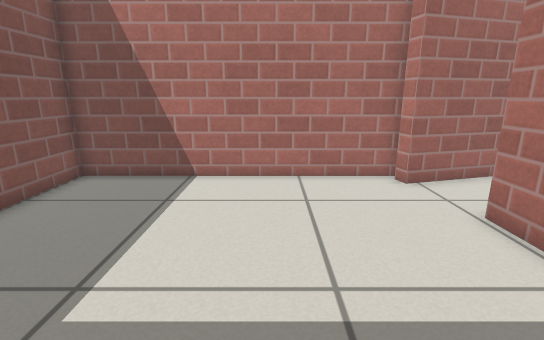
[1] (above)

17 first-person views from a walk through a robot-simulator world made for Gazebo. The camera is 0.72 m above the floor, tilts 14° down and sees 85° across. Floor lines are 1 m apart. The floor is counted in squares, 0.25 m on a side. Each view is taken from the middle of a square. On the plan, view 1 faces up. The plan holds only what a view shows up to about 20 squares ahead; the rest is blank. The place goes on beyond the plan. Gazebo's built-in surfaces are drawn with simple patterns.

[2]
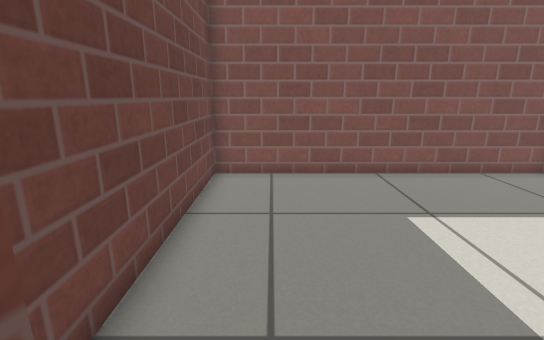

[3]
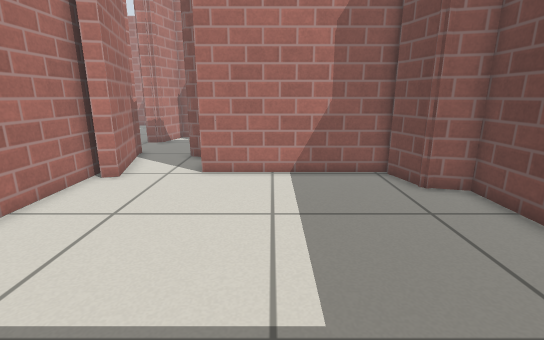

[4]
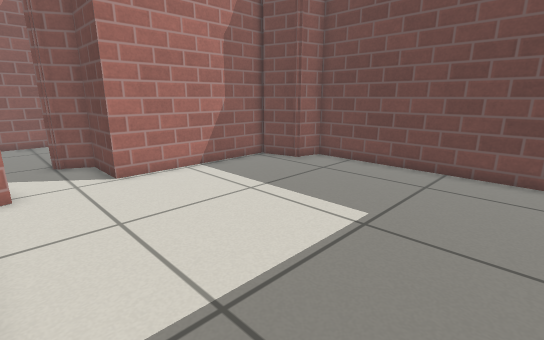

[5]
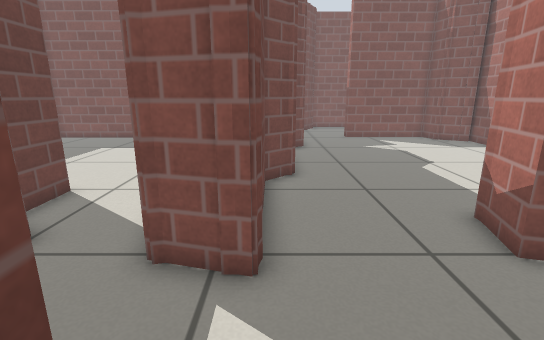

[6]
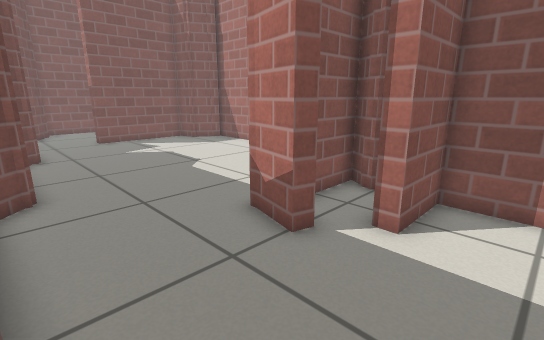

[7]
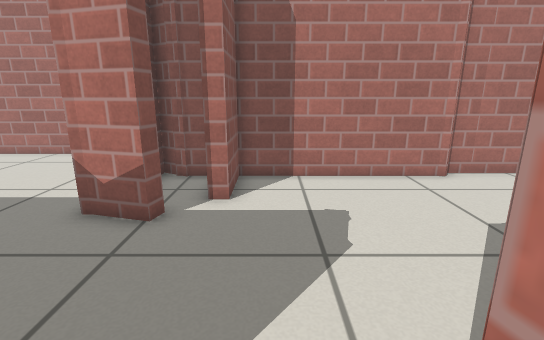

[8]
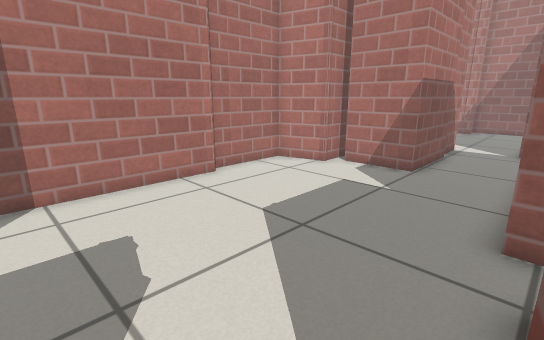

[9]
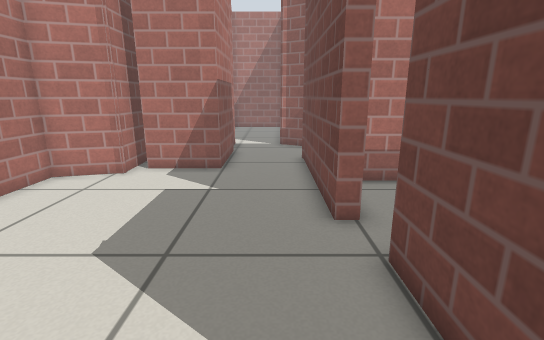

[10]
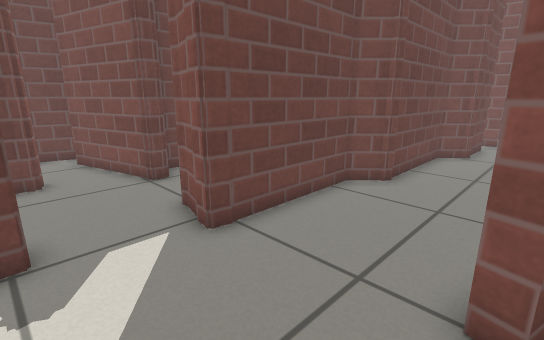

[11]
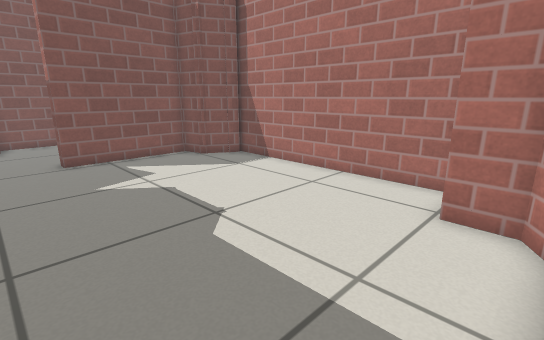

[12]
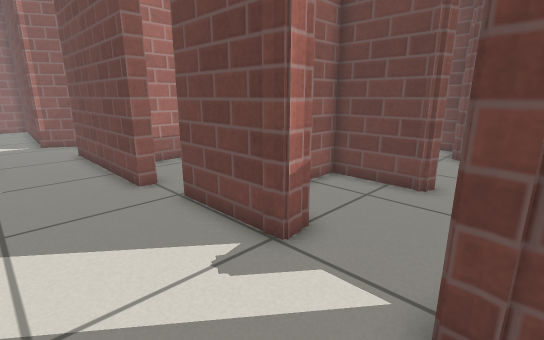

[13]
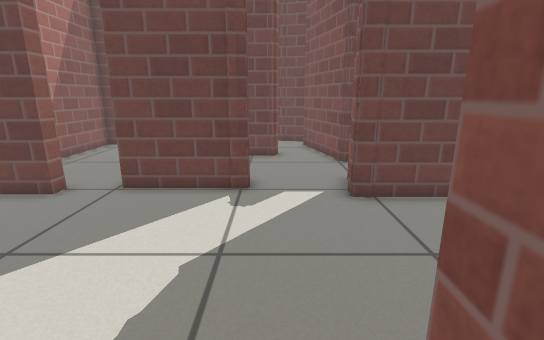

[14]
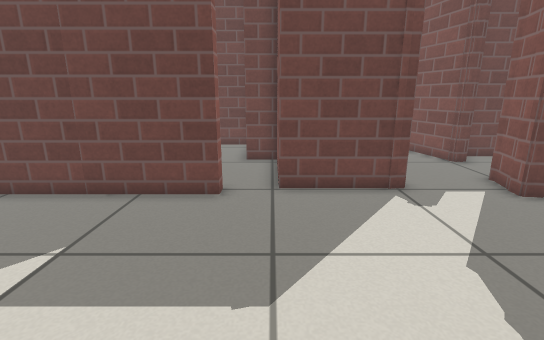

[15]
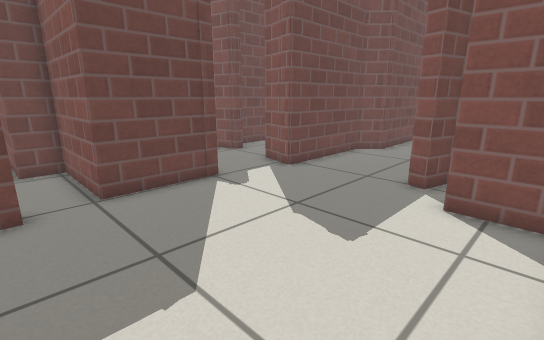

[16]
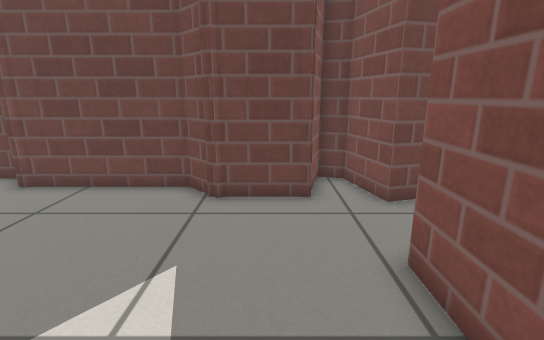

[17]
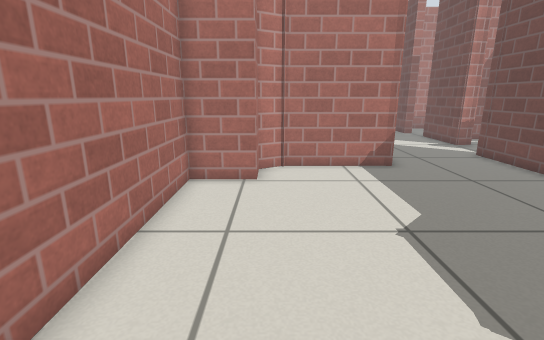

### Floor plan
Points are (right, up) in squares from view 1. A wall is a line through its corners. A room is listed if a view was taken in it or the views show most of it. See-through windows are left out.
Room 1 (views 1, 2, 3, 4)
walls: (5.1, 10.6) (-7, 10.6) (-7, -2.2) (2.8, -2.2) (3.2, -0.9) (5.1, -0.4); (5.2, -0.6) (5.2, 6.7) (7.7, 6.7) (8.4, 7.9); (8.8, 7.9) (10, 3.4); (9.8, 1.9) (11.4, 1.5); (9.2, 10.9) (4.5, 9.6) (4.4, 10.2); (11.7, 6.1) (11.9, 6.5) (15.2, 6.5) (15.2, 10.4) (12.8, 11)
ways out: opening at (11, 11.5) to room 2; opening at (12.5, 3.5)
Room 2 (views 5, 6, 7, 8, 9, 10, 11, 12, 13, 14, 15)
walls: (18.6, 12.5) (25.7, 12.5); (12.8, 11.9) (16.8, 11.9); (12.9, 11) (12.7, 11.8); (12.8, 11) (12.8, 11.8) (13.4, 12); (18.5, 21.6) (10.8, 21.6) (10.8, 19) (10.1, 19); (9.3, 18.1) (9.1, 17.5) (7.3, 18); (9.7, 12.7) (9.2, 10.9); (9.1, 12.8) (9.6, 12.7) (9.6, 12.1); (25.2, 19.7) (23.1, 19.7) (22.4, 22) (18.6, 22); (27.5, 16.1) (23.8, 16.1) (23.8, 19.1); (3.1, 13.8) (4.1, 12.8) (9.6, 12.8)
ways out: opening at (11, 11.5) to room 1; opening at (4.8, 16) to room 3; opening at (18, 12) to room 4
Room 3 (views 16, 17)
walls: (-3.5, 14.9) (-2.3, 13.8) (3.1, 13.8); (-5.9, 24.2) (-7.4, 23.8) (-7.4, 18.3) (-8, 18.3); (-5.2, 25.8) (-6.3, 23.9); (-5.2, 26) (-5.4, 25.2); (7.3, 18) (7.3, 22.5) (6.7, 23.5) (5.2, 23.5) (5.2, 25.9) (-5.5, 25.9); (-8.2, 15.2) (-7.6, 12.7) (-6.7, 12.5) (-6.1, 14.7) (-3.5, 14.7)
ways out: opening at (4.8, 16) to room 2
Room 4 (no view inside)
walls: (22, 9.1) (22, 10.9); (18.6, 11.9) (18.6, 12.5); (16.8, 11.9) (16.8, 7.5) (18.2, 7.5); (18.5, 3.1) (22, 3.1) (22, 7.3)
low walls: (18.2, 7.5) (18.2, 4.5)
ways out: opening at (18, 12) to room 2

Where each view was taken, in squares from view 1:
view 1: 0 up, 0 right, facing up
view 2: 0 up, 4 right, facing left
view 3: 4 up, 6 left, facing right
view 4: 10 up, 6 left, facing down-right
view 5: 13 up, 14 right, facing left
view 6: 13 up, 13 right, facing up-left
view 7: 11 up, 12 right, facing up
view 8: 12 up, 12 right, facing up-right
view 9: 14 up, 12 right, facing right
view 10: 18 up, 13 right, facing down-left
view 11: 16 up, 7 right, facing up-left
view 12: 16 up, 9 right, facing down-right
view 13: 21 up, 12 right, facing down
view 14: 21 up, 17 right, facing down
view 15: 21 up, 19 right, facing down-left
view 16: 23 up, 5 left, facing down
view 17: 23 up, 5 left, facing right
